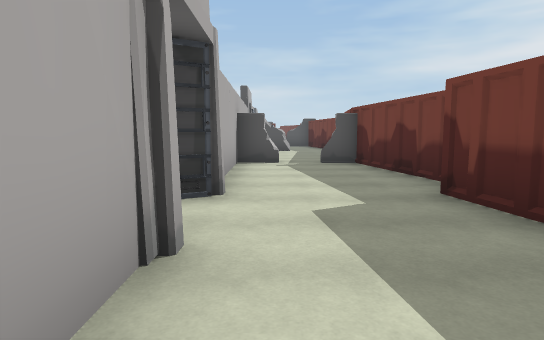
[1] (above)

24 first-person views from a walk through a scene from a Unity 3-D project. The camera is 1.4 m above the floor, tilts 6° down and sees 75° across. Doors are open. The floor is counted in squares, 2 m on a side. Each view is taken from the middle of a square. On the plan, view 1 faces up. The plan holds only what a view shows up to about 11 squares ahead; the rest is blank. The place goes on beyond the plan. The player is left out. Some animated figures are left out. Some surface patterns are stand-ins.

[2]
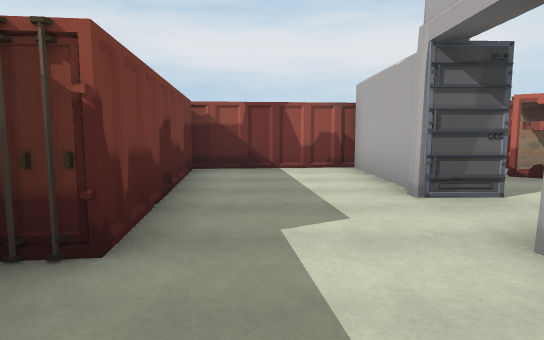

[3]
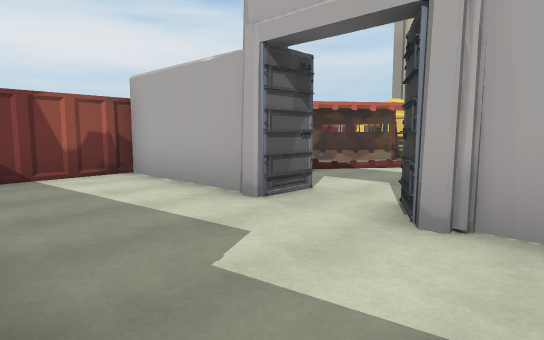

[4]
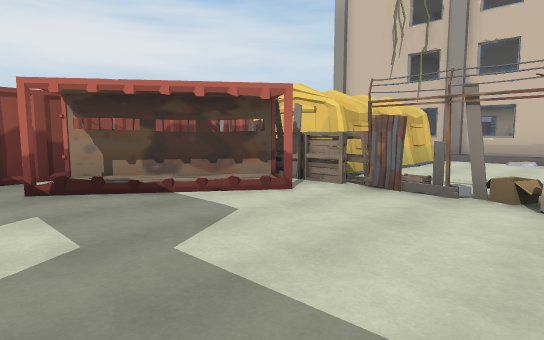

[5]
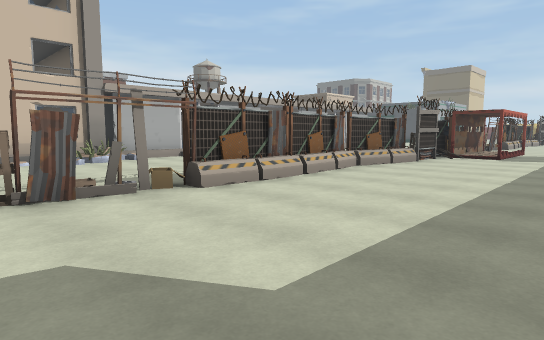

[6]
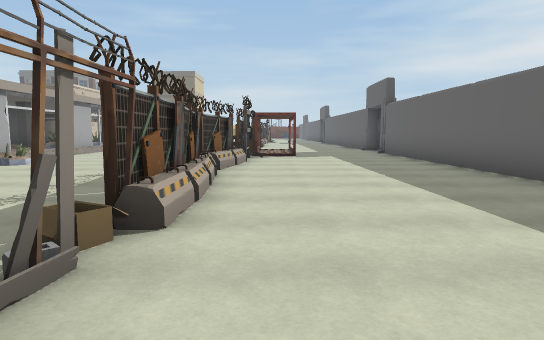

[7]
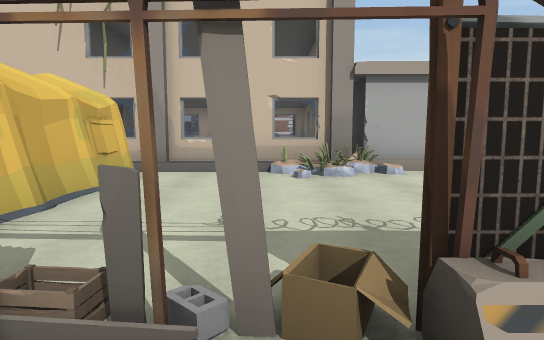

[8]
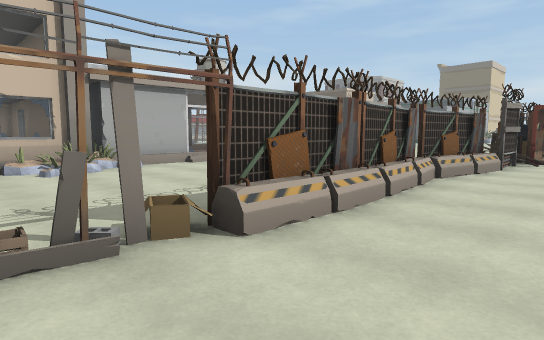

[9]
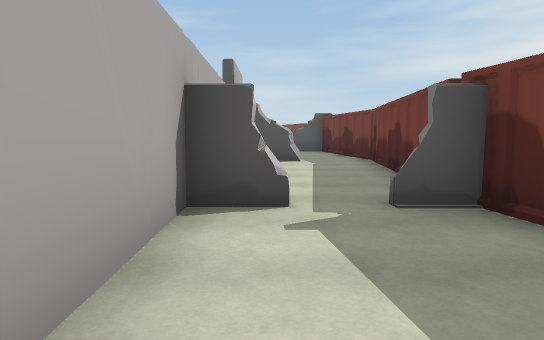

[10]
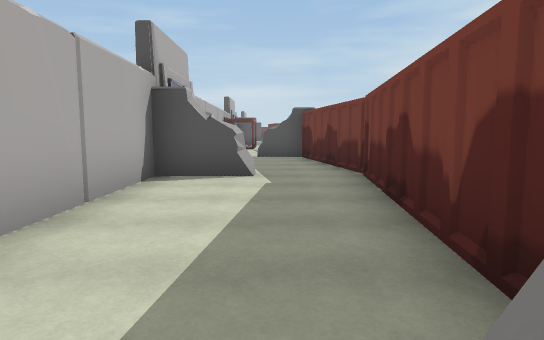

[11]
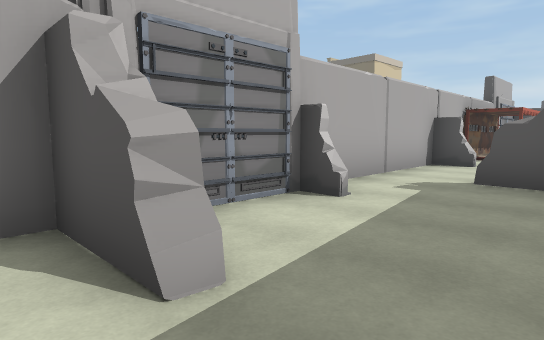

[12]
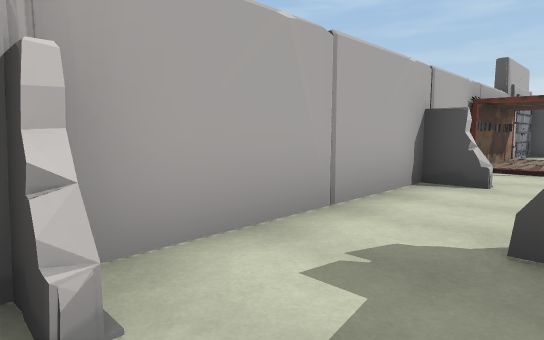

[13]
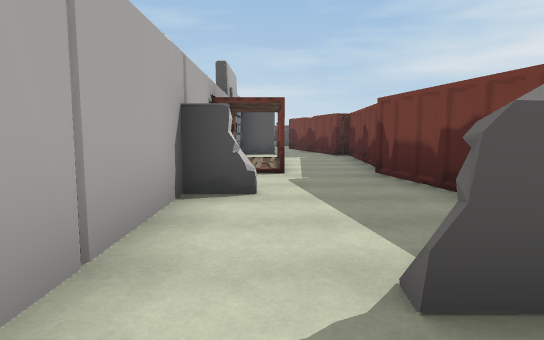

[14]
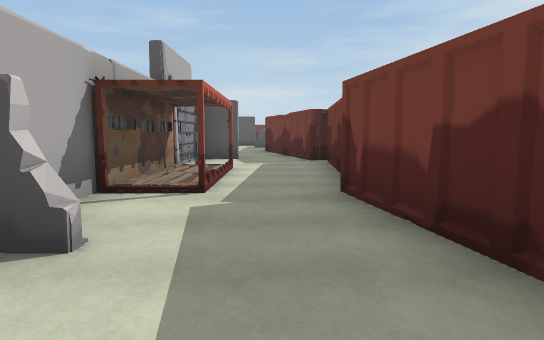

[15]
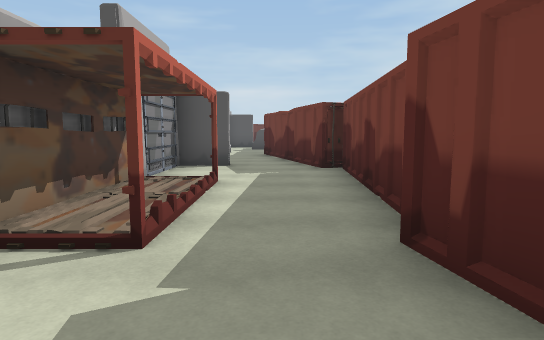

[16]
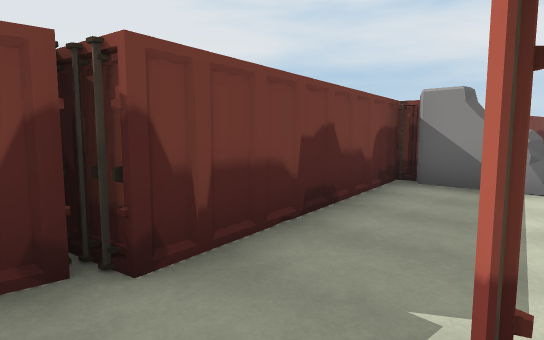

[17]
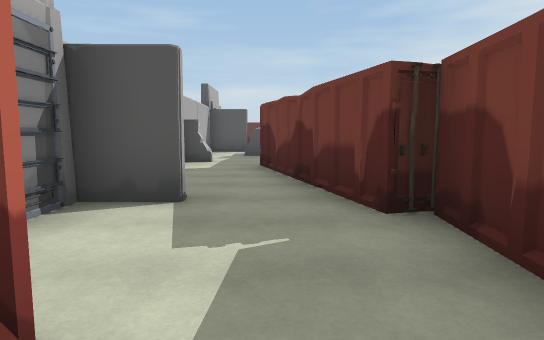

[18]
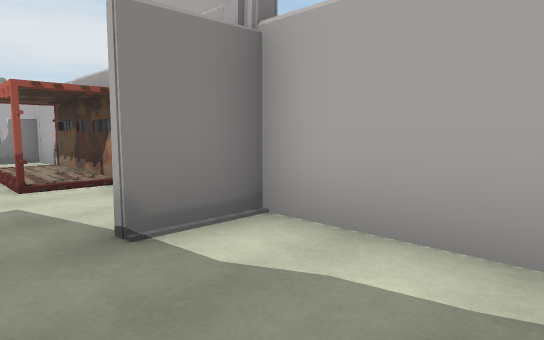

[19]
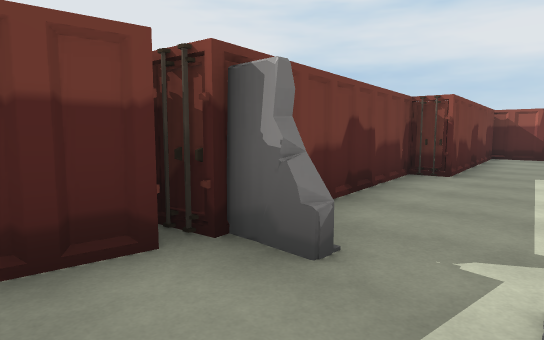

[20]
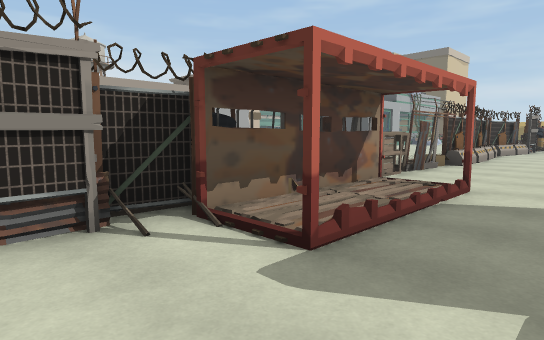

[21]
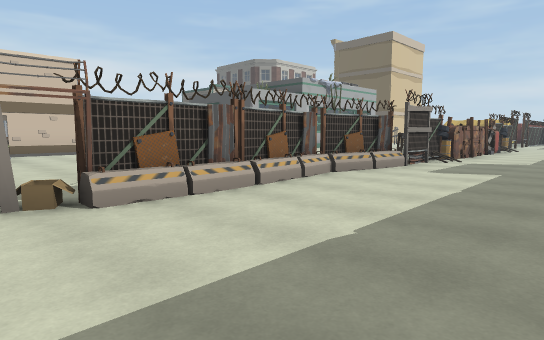

[22]
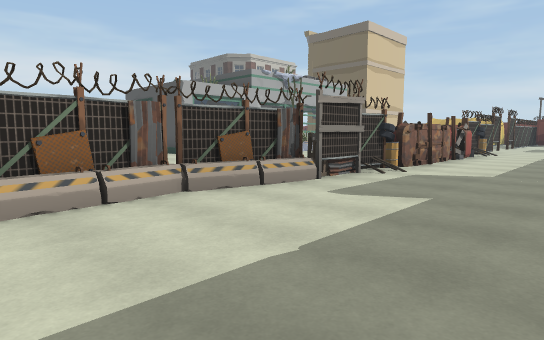

[23]
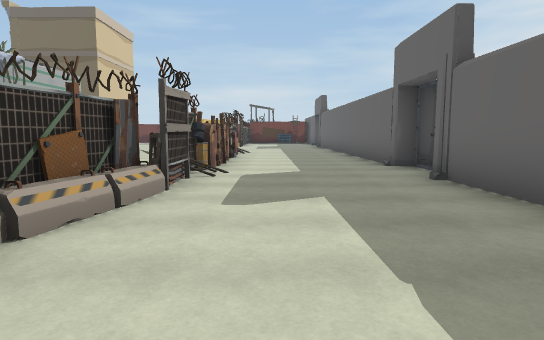

[24]
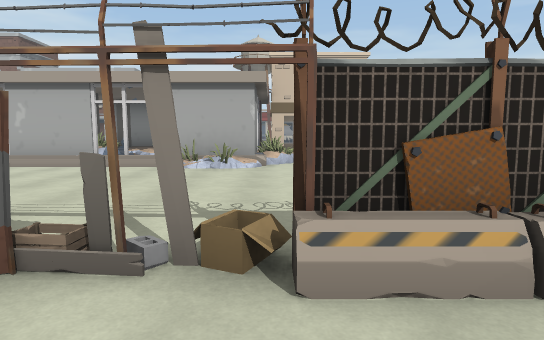

### Floor plan
Key: @ floor where view 1 was taken; # wall or solid block; x gap in a wall; . main floor; : floor 0.25 m higher than the main floor; / step, stairs or slope; = window, fence, low wall or low ledge; ^ raised ledge; C container; T tent; A car; O other object.
Columns run from 18 left of view 1 to 3 right of it. Each row starts with its distance up from view 1.
 31             A... #..C
 30             AA...#..C
 29              A...##.C
 28              A...#..C
 27             ##...#...C
 26              #...#/..C
 25             ##...#/..C
 24             #....C/.#
 23             #....#/.##
 22             #....#..#
 21    O....    #....#...C
 20    O........^....#...C
 19    Ox##...../....#...C
 18       #=....#....#.###
 17       #=....#..  #..#
 16       #.....#..  #...C
 15       #...  #C.. #...C
 14       #..   #C.. ##..#
 13        ..   #:...#...C
 12         .   #....#...C
 11         ..  #....#...C
 10        =..  #....#..#
  9         ... ^....#..C#
  8       #.... ^....##.##
  7       #.....#....#...C
  6      ##=....#....#...C
  5 #######=....#....#...C
  4       #=....#....#..C#
  3       #.....x.......#
  2       #.T.T.#/...#...C
  1       =    ##C...#...C
  0    ##  T   ##CC..#@..C
 -1        C   CCC##C#.##C
 -2        C             C

Where each view was taken, in squares from view 1:
view 1: 0 up, 0 right, facing up
view 2: 6 up, 1 right, facing down
view 3: 5 up, 2 right, facing down-left
view 4: 5 up, 2 left, facing down-left
view 5: 2 up, 2 left, facing up-left
view 6: 2 up, 5 left, facing up
view 7: 4 up, 5 left, facing left
view 8: 3 up, 4 left, facing up-left
view 9: 5 up, 0 right, facing up
view 10: 8 up, 1 right, facing up
view 11: 13 up, 2 right, facing up-left
view 12: 16 up, 1 right, facing up-left
view 13: 17 up, 0 right, facing up
view 14: 19 up, 1 right, facing up
view 15: 21 up, 1 right, facing up
view 16: 24 up, 0 right, facing down-right
view 17: 25 up, 1 right, facing up
view 18: 31 up, 1 right, facing down-left
view 19: 10 up, 0 right, facing down-right
view 20: 11 up, 3 left, facing up-left
view 21: 18 up, 2 left, facing up-left
view 22: 21 up, 2 left, facing up-left
view 23: 21 up, 4 left, facing up
view 24: 19 up, 4 left, facing left
